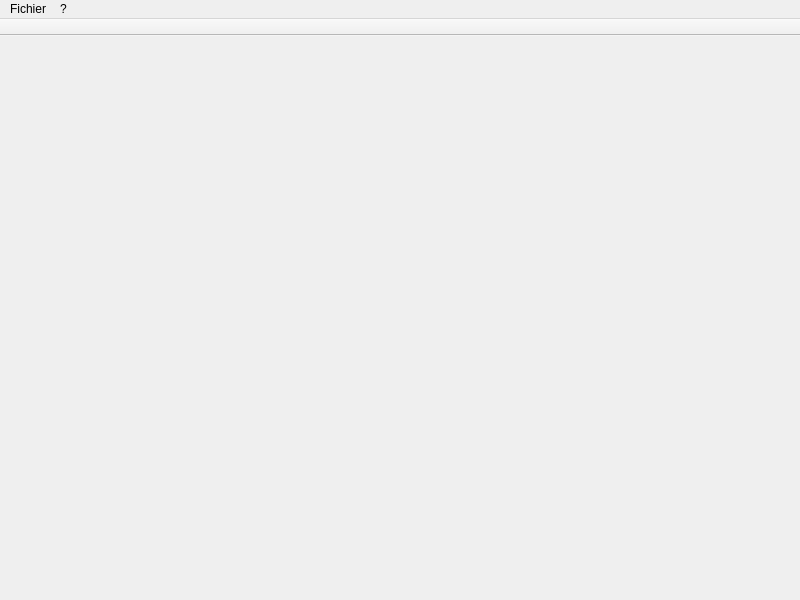
<?xml version="1.0" encoding="UTF-8"?>
<ui version="4.0">
 <class>mainWindow</class>
 <widget class="QMainWindow" name="mainWindow">
  <property name="geometry">
   <rect>
    <x>0</x>
    <y>0</y>
    <width>800</width>
    <height>600</height>
   </rect>
  </property>
  <property name="windowTitle">
   <string>MainWindow</string>
  </property>
  <widget class="QWidget" name="centralwidget">
   <layout class="QVBoxLayout" name="verticalLayout">
    <property name="leftMargin">
     <number>0</number>
    </property>
    <property name="topMargin">
     <number>0</number>
    </property>
    <property name="rightMargin">
     <number>0</number>
    </property>
    <item>
     <widget class="QTabWidget" name="tabWidget">
      <property name="toolTip">
       <string/>
      </property>
      <property name="currentIndex">
       <number>-1</number>
      </property>
      <property name="documentMode">
       <bool>true</bool>
      </property>
      <property name="tabsClosable">
       <bool>true</bool>
      </property>
     </widget>
    </item>
    <item>
     <layout class="QHBoxLayout" name="layoutTerm"/>
    </item>
   </layout>
  </widget>
  <widget class="QMenuBar" name="menubar">
   <property name="geometry">
    <rect>
     <x>0</x>
     <y>0</y>
     <width>800</width>
     <height>24</height>
    </rect>
   </property>
   <widget class="QMenu" name="menu">
    <property name="title">
     <string>?</string>
    </property>
    <addaction name="actionA_propos_de_Qt"/>
    <addaction name="actionA_propos"/>
    <addaction name="actionLicence"/>
   </widget>
   <widget class="QMenu" name="menuFichier">
    <property name="title">
     <string>Fichier</string>
    </property>
    <addaction name="actionOuvrir"/>
    <addaction name="actionEnregistrer"/>
    <addaction name="actionEnregistrer_sous"/>
    <addaction name="separator"/>
    <addaction name="actionQuitter"/>
    <addaction name="actionNouveau"/>
   </widget>
   <addaction name="menuFichier"/>
   <addaction name="menu"/>
  </widget>
  <widget class="QToolBar" name="toolBar">
   <property name="windowTitle">
    <string>toolBar</string>
   </property>
   <property name="movable">
    <bool>false</bool>
   </property>
   <attribute name="toolBarArea">
    <enum>TopToolBarArea</enum>
   </attribute>
   <attribute name="toolBarBreak">
    <bool>false</bool>
   </attribute>
  </widget>
  <action name="actionOuvrir">
   <property name="text">
    <string>Ouvrir</string>
   </property>
  </action>
  <action name="actionEnregistrer">
   <property name="text">
    <string>Enregistrer</string>
   </property>
  </action>
  <action name="actionEnregistrer_sous">
   <property name="text">
    <string>Enregistrer sous</string>
   </property>
  </action>
  <action name="actionQuitter">
   <property name="text">
    <string>Quitter</string>
   </property>
  </action>
  <action name="actionA_propos_de_Qt">
   <property name="text">
    <string>A propos de Qt</string>
   </property>
  </action>
  <action name="actionA_propos">
   <property name="text">
    <string>A propos</string>
   </property>
  </action>
  <action name="actionNouveau">
   <property name="text">
    <string>Nouveau</string>
   </property>
  </action>
  <action name="actionLicence">
   <property name="text">
    <string>Licence</string>
   </property>
  </action>
 </widget>
 <resources/>
 <connections/>
</ui>
